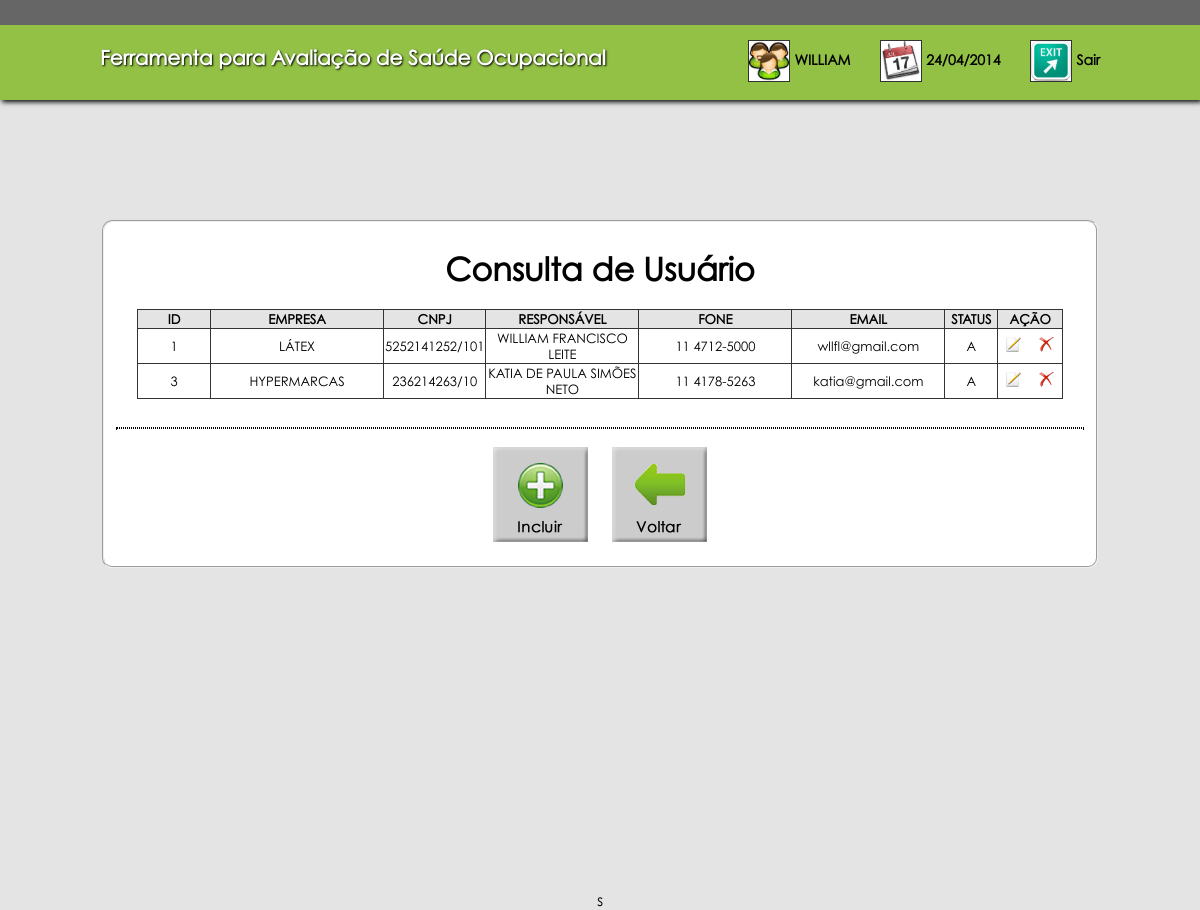
Screenshot of /consulta.php (signed in) with the database file from the repository.
### tables this page shows
CREATE TABLE `tab_usuario` (
  `ID_USUARIO` int(11) NOT NULL AUTO_INCREMENT,
  `RAZAO` varchar(50) NOT NULL,
  `CNPJ` char(20) NOT NULL,
  `FONE` char(20) DEFAULT NULL,
  `RESPONSAVEL` varchar(50) NOT NULL,
  `EMAIL` varchar(50) NOT NULL,
  `SENHA` char(20) NOT NULL,
  `DATA_CADASTRO` timestamp NOT NULL DEFAULT CURRENT_TIMESTAMP ON UPDATE CURRENT_TIMESTAMP,
  `STATUS` enum('A','I') NOT NULL DEFAULT 'A',
  PRIMARY KEY (`ID_USUARIO`),
  UNIQUE KEY `EMAIL_UNIQUE` (`EMAIL`)
);

### classes/Base.class.php (called while the page is built, shortened)
<?php
abstract class Base{
    public function __construct($conexao) {
        if (!empty($conexao)):
            $this->pdo = $conexao;
        else:
            exit();
        endif;
    }
}

### classes/Usuario.class.php (called while the page is built, shortened)
<?php
class Usuario extends Base{
    public function getAll(){
        try{
            $sql = "SELECT * FROM TAB_USUARIO";
            $stm = $this->pdo->prepare($sql);
            $stm->execute();
            $dados = $stm->fetchAll(PDO::FETCH_OBJ);
            return $dados;
        } catch (Exception $ex) {
            echo "Erro ao consultar dados: " . $ex->getMessage();
        }
    }
}

### consulta.php (the view, shortened to what this page needs)
<?php
$conexao = Conexao::getInstance();
$usuario = new Usuario($conexao);
$dados   = $usuario->getAll();
?>
<!DOCTYPE html>
<html>
    <head>
        <link href="css/estilo.css" rel="stylesheet" type="text/css"/>
    </head>
    <body>
        <div id="topo">
            <?php include 'inc/inc_topo_interno.php';?>
        </div>
        <div id="corpo">
            <fieldset id="consultaUsuario">
                <h1>Consulta de Usuário</h1>
                <table class="tabela" align="center">
                    <thead>
                    <tr>
                        <th width="70">ID</th>
                        <th width="170">EMPRESA</th>
                        <th width="90">CNPJ</th>
                        <th width="150">RESPONSÁVEL</th>
                        <th width="150">FONE</th>
                        <th width="150">EMAIL</th>
                        <th width="50">STATUS</th>
                        <th>AÇÃO</th>
                    </tr>
                </thead>
                <tbody>
                    <?php foreach($dados as $reg): ?>
                     <tr>
                        <td><?php echo $reg->ID_USUARIO; ?></td>
                        <td><?php echo $reg->RAZAO; ?></td>
                        <td><?php echo $reg->CNPJ; ?></td>
                        <td><?php echo $reg->RESPONSAVEL; ?></td>
                        <td><?php echo $reg->FONE; ?></td>
                        <td><?php echo $reg->EMAIL; ?></td>
                        <td><?php echo $reg->STATUS; ?></td>
                        <td>
                            <a href="editar/usuario/id/<?php echo $reg->ID_USUARIO; ?>"><img class="btnTabelaEI" src="images/editar.png" alt="Editar"></a>
                            <img class="btnTabelaEI" src="images/excluir.png" alt="Excluir" onclick="Confirma(<?php echo $reg->ID_USUARIO; ?>)">
                        </td>
                    </tr>
                    <?php endforeach; ?>
                </tbody>
                </table>
                <br>
                <hr>
                <input type="image" class="btnImagem"src="images/btnIncluir.png" alt="Incluir" onclick="window.location='cadastrar-usuario'" title="Incluir Usuário">
                <input type="image" class="btnImagem"src="images/btnVoltar.png" alt="Voltar" onclick="window.location='principal'" title="Página principal">
            </fieldset>
        </div>
    </body>
</html>

### inc/inc_topo_interno.php
<div id="titulo">
    <br>
    <div id="usuario">
        <img src="/ProjetoPedro/images/user.jpg"> <label class="labelUsuario"><?php echo (isset($_SESSION['RESPONSAVEL'])) ? substr($_SESSION['RESPONSAVEL'], 0, strpos($_SESSION['RESPONSAVEL'], " ")) : 'Usuario'; ?></label>
        <img src="/ProjetoPedro/images/calendario.jpg"> <label class="labelUsuario"><?php echo date('d/m/Y'); ?></label>
        <a href="/ProjetoPedro/login"><img src="/ProjetoPedro/images/sair.jpg"> <label class="lastLabel">Sair</label></a>
    </div>
    <span class="TituloTopo">Ferramenta para Avaliação de Saúde Ocupacional</span>
</div>

### css/estilo.css (style rules this page uses)
body, p, h3 { margin: 0; padding: 0; }
body { background-color: #e4e4e4; text-align: center; font-family: Century Gothic; }
#topo { width: 100%; height: 100px; background: url('../images/topo.png') repeat-x; box-shadow: 2px 2px 5px black ; }
#titulo { text-align: left; width: 1000px; margin: 0px auto; }
.TituloTopo { color: white; line-height: 75px; text-shadow: 1px 1px 2px black; font-weight: bold; font-size: 20px; }
#corpo { text-align: center; width: 1000px; height: 550px; margin: 120px auto; }
.btnImagem { margin: 10px; }
a { text-decoration: none; color: black; }
#usuario { float: right; width: 430px; height: 45px; margin-top: 20px; text-align: right; display: inline-block; }
#usuario img { width: 40px; height: 40px; border: 1px solid #333333; display: inline-block; vertical-align: middle; }
#usuario .labelUsuario { width: 90px; height: 20px; text-align: left; margin-right: 25px; margin-bottom: 20px; font-size: 14px; font-weight: bold; }
#usuario .lastLabel { width: 30px; height: 20px; text-align: left; margin-right: 0px; font-size: 14px; font-weight: bold; }
#consultaUsuario { background-color: white; border-radius: 10px; min-height: 100px; }
.tabela { border: 1px solid #333333; border-collapse: collapse; font-size: 13px; }
.tabela tr th { border: 1px solid #333333; background-color: #e4e4e4; }
.tabela tr td { border: 1px solid #333333; }
.btnTabelaEI { margin: 7px; cursor: pointer; }
hr { border: 1px dotted #000; }

### rows the page displays
tab_usuario: ID_USUARIO "1", RAZAO "LÁTEX", CNPJ "5252141252/101", RESPONSAVEL "WILLIAM FRANCISCO LEITE", FONE "11 4712-5000", EMAIL "wllfl@gmail.com", STATUS "A"
tab_usuario: ID_USUARIO "3", RAZAO "HYPERMARCAS", CNPJ "236214263/10", RESPONSAVEL "KATIA DE PAULA SIMÕES NETO", FONE "11 4178-5263", EMAIL "katia@gmail.com", STATUS "A"
